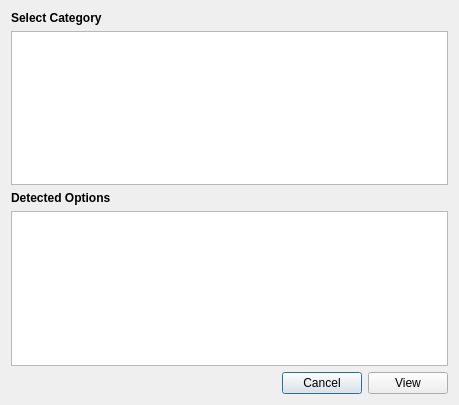
<?xml version="1.0" encoding="UTF-8"?>
<ui version="4.0">
 <class>ExploreDialog</class>
 <widget class="QDialog" name="ExploreDialog">
  <property name="geometry">
   <rect>
    <x>0</x>
    <y>0</y>
    <width>459</width>
    <height>405</height>
   </rect>
  </property>
  <property name="windowTitle">
   <string>Explorer</string>
  </property>
  <layout class="QGridLayout" name="gridLayout">
   <item row="4" column="0">
    <layout class="QGridLayout" name="gridLayout_2">
     <item row="0" column="0">
      <widget class="QDialogButtonBox" name="cancel_box">
       <property name="font">
        <font>
         <family>Helvetica Neue</family>
        </font>
       </property>
       <property name="orientation">
        <enum>Qt::Horizontal</enum>
       </property>
       <property name="standardButtons">
        <set>QDialogButtonBox::Cancel</set>
       </property>
      </widget>
     </item>
     <item row="0" column="1">
      <widget class="QPushButton" name="view_button">
       <property name="font">
        <font>
         <family>Helvetica Neue</family>
        </font>
       </property>
       <property name="text">
        <string>View</string>
       </property>
      </widget>
     </item>
    </layout>
   </item>
   <item row="3" column="0">
    <widget class="QListWidget" name="detected_list">
     <property name="font">
      <font>
       <family>Helvetica Neue</family>
       <pointsize>13</pointsize>
      </font>
     </property>
     <property name="editTriggers">
      <set>QAbstractItemView::NoEditTriggers</set>
     </property>
     <property name="selectionRectVisible">
      <bool>true</bool>
     </property>
     <property name="sortingEnabled">
      <bool>true</bool>
     </property>
    </widget>
   </item>
   <item row="1" column="0">
    <widget class="QListWidget" name="category_list">
     <property name="font">
      <font>
       <family>Helvetica Neue</family>
       <pointsize>13</pointsize>
      </font>
     </property>
     <property name="editTriggers">
      <set>QAbstractItemView::NoEditTriggers</set>
     </property>
     <property name="selectionRectVisible">
      <bool>true</bool>
     </property>
    </widget>
   </item>
   <item row="0" column="0">
    <widget class="QLabel" name="avail_options_label">
     <property name="font">
      <font>
       <family>Helvetica Neue</family>
       <bold>true</bold>
      </font>
     </property>
     <property name="text">
      <string>Select Category</string>
     </property>
    </widget>
   </item>
   <item row="2" column="0">
    <widget class="QLabel" name="detected_options_label">
     <property name="font">
      <font>
       <family>Helvetica Neue</family>
       <bold>true</bold>
      </font>
     </property>
     <property name="text">
      <string>Detected Options</string>
     </property>
    </widget>
   </item>
  </layout>
 </widget>
 <resources/>
 <connections>
  <connection>
   <sender>cancel_box</sender>
   <signal>accepted()</signal>
   <receiver>ExploreDialog</receiver>
   <slot>accept()</slot>
   <hints>
    <hint type="sourcelabel">
     <x>248</x>
     <y>254</y>
    </hint>
    <hint type="destinationlabel">
     <x>157</x>
     <y>274</y>
    </hint>
   </hints>
  </connection>
  <connection>
   <sender>cancel_box</sender>
   <signal>rejected()</signal>
   <receiver>ExploreDialog</receiver>
   <slot>reject()</slot>
   <hints>
    <hint type="sourcelabel">
     <x>316</x>
     <y>260</y>
    </hint>
    <hint type="destinationlabel">
     <x>286</x>
     <y>274</y>
    </hint>
   </hints>
  </connection>
 </connections>
</ui>
